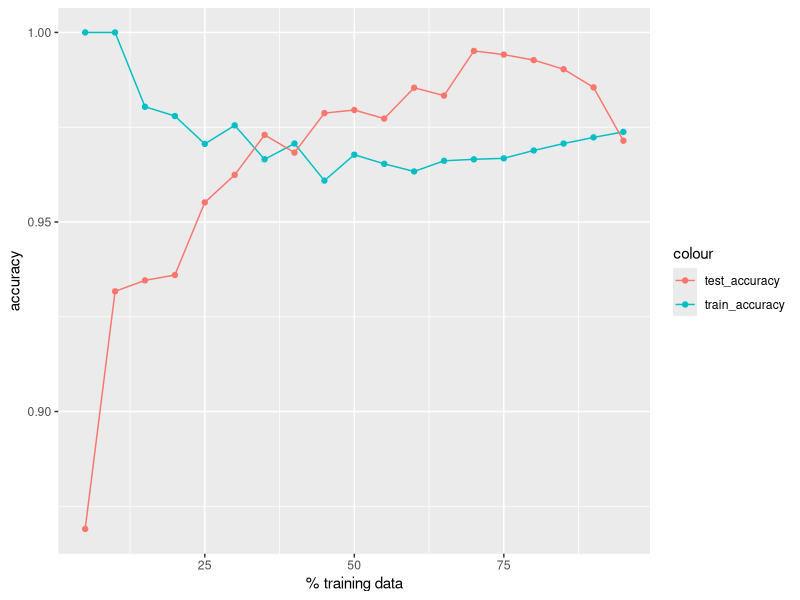
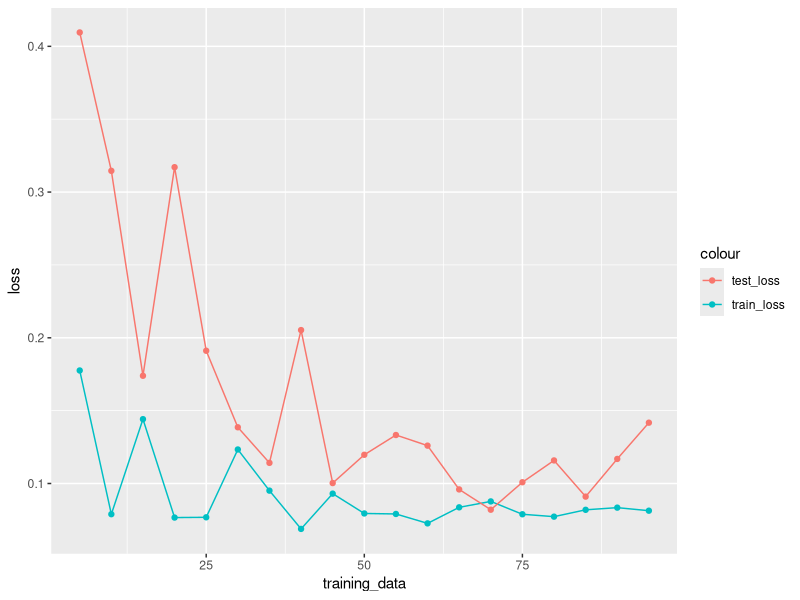

These figures' R source, in order:
## ---- chunk 1
knitr::opts_chunk$set(echo = TRUE)

library(mlbench)
data(BreastCancer)
library(ggplot2)
## ---- chunk 2

#Listing 2

# this function takes a data_frame and return the feauture matrix

get.feature.matrix = function(data, features){
  data[,"constant"] = 1
  new_features = c("constant",features)
  temp_s_array= data[,new_features]
  result = data.matrix(temp_s_array)
  return(result)
}

# this function return the label array

label_array = function(data, label){
  temp_data = data[,label]
  result = data.matrix(temp_data)
  return(result)
}

# below function compute the estimated probalility given by the logistic regression formular

estimate_probality = function(feature_matrix, coefficients){
  scores = feature_matrix %*% coefficients
  result = 1 / ( 1 + exp(scores))
  return(result)
}

 
# Below function compute the derivative

feature_derivative = function(errors, feature){
  result = errors %*% feature
  return(result)
}

# Below function implements gradient descent for estimating coeficients of logistic regression model

logistic_regression  = function(feature_matrix, target,init_coefficients, step_size, max_iter){
  coefficients = init_coefficients
  for ( itr in seq(1:max_iter)){
    predictions = estimate_probality(feature_matrix,coefficients)
    indicator = (target == 1)
    errors = predictions - indicator
    for( j in seq(1:length(coefficients))){
    derivative = feature_derivative(as.vector(errors),feature_matrix[,j])
    
    coefficients[j] = coefficients[j] + step_size * derivative
    }
    
  }
  return(coefficients)
}

# below function compute the prediction

class_prediction = function(feature_matrix, coefficients){
  scores = feature_matrix %*% coefficients
  result = sapply(scores , function(x){if(x < 0) return(1) else return(-1)})
  return(result)
}


# below function calculate the accuracy of my model
compute_accuracy = function(target, result){
  num = sum(target == result)
  temp = num/ length(target)
  return(temp)
}
## ---- chunk 3

#Listing 3.1

asNumeric = function(x) as.numeric(as.character(x))
factorsNumeric = function(d) modifyList(d, lapply(d[, sapply(d, is.factor)],   
                                                   asNumeric))

breast_cancer_data = na.omit(BreastCancer)

breast_cancer_data$Class_1 = sapply(breast_cancer_data[,"Class"],
                                    function(x){if(x=="benign")
                                      return(1) else
                                      return(-1)})

breast_cancer_data$Class = sapply(breast_cancer_data[,"Class"],
                                  function(x){if(x=="benign") 
                                    return(1) else return(0)})

breast_cancer_data = factorsNumeric(breast_cancer_data)

n_row = nrow(breast_cancer_data)

random_perm = sample(n_row,n_row)
first_index = random_perm[1:floor(n_row*0.7)]
second_index = random_perm[(floor(n_row * 0.7)+1):n_row]
train_data = breast_cancer_data[first_index,]
test_data = breast_cancer_data[second_index,]

train_data = factorsNumeric(train_data)
test_data = factorsNumeric(test_data)


features = setdiff(names(breast_cancer_data),c("Id","Class","Class_1"))
feature_matrix = get.feature.matrix(train_data,features)
target_1 = label_array(train_data,"Class_1")

initial_weight = rep(0,10)
step_size =  0.001
max_iter = 300

weight = logistic_regression(feature_matrix,target_1,
                             initial_weight,step_size,max_iter)


my_prediction = class_prediction(feature_matrix,weight)

 accuracy = compute_accuracy(as.vector(target_1),my_prediction)
 cat("Train Accuracy:",accuracy)
 test_feature_matrix = get.feature.matrix(test_data,features)
 test_prediction = class_prediction(test_feature_matrix,weight)
 test_target_label = label_array(test_data,"Class_1")
 test_accuracy = compute_accuracy(as.vector(test_target_label)
                                  ,test_prediction)
 
 cat("Test Accuracy:", test_accuracy)
 
 
 model = glm(Class~Cl.thickness+Cell.size+Cell.shape+Marg.adhesion
             +Epith.c.size+Bare.nuclei+Bl.cromatin+Normal.nucleoli
             +Mitoses,data=train_data,family=binomial(logit)
             ,start=initial_weight, control=list(maxit=300))

train_accuracy_glm = predict(model, newdata = train_data)
train_accuracy_glm = ifelse(train_accuracy_glm > 0.5,1,0)
misClasificError = mean( train_accuracy_glm != train_data$Class)
cat("train_accuracy_glm:", 1-misClasificError)


test_accuracy_glm = predict(model, newdata = test_data)
test_accuracy_glm = ifelse(test_accuracy_glm > 0.5,1,0)
misClasificError = mean( test_accuracy_glm != test_data$Class)
cat("test_accuracy_glm:", 1-misClasificError)

## ---- chunk 4
 
# Listing 3.2

 test_accuracy = rep(0,10)
 train_accuracy = rep(0,10) 
 test_accuracy_glm=rep(0,10)
 train_accuracy_glm = rep(0,10)
 
 for(num in seq(1:10)){
   
   random_perm = sample(n_row,n_row)
  first_index = random_perm[1:floor(n_row*0.7)]
  second_index = random_perm[(floor(n_row * 0.7)+1):n_row]
  train_data = factorsNumeric(breast_cancer_data[first_index,])
  test_data = factorsNumeric(breast_cancer_data[second_index,])
  features = setdiff(names(breast_cancer_data),c("Id","Class","Class_1"))
 feature_matrix = get.feature.matrix(train_data,features)
 target_1 = label_array(train_data,"Class_1")
 weight = logistic_regression(feature_matrix,target_1,initial_weight
                              ,step_size,max_iter)

 my_prediction = class_prediction(feature_matrix,weight)

 train_accuracy[num] = compute_accuracy(as.vector(target_1),my_prediction)
 test_feature_matrix = get.feature.matrix(test_data,features)
 test_prediction = class_prediction(test_feature_matrix,weight)
 test_target_label = label_array(test_data,"Class_1")
 test_accuracy[num] = compute_accuracy(as.vector(test_target_label),
                                       test_prediction)
 model2 = glm(Class~Cl.thickness+Cell.size+Cell.shape+Marg.adhesion
              +Epith.c.size+Bare.nuclei+Bl.cromatin
              +Normal.nucleoli+Mitoses,data=train_data,start = initial_weight,
              family=binomial(logit),control = list(maxit = max_iter))
 train_glm = predict(model2, newdata = train_data)
train_glm = ifelse(train_glm > 0.5,1,0)
misClasificError = mean( train_glm != train_data$Class) 
train_accuracy_glm[num] = 1-misClasificError

test_glm = predict(model2, newdata = test_data)
test_glm = ifelse(test_glm > 0.5,1,0)
misClasificError = mean( test_glm != test_data$Class)
test_accuracy_glm[num]= 1-misClasificError
   
 }
 cat("Average accuracy on test data:", mean(test_accuracy))
 cat("Average accuracy on train data:", mean(train_accuracy))
 cat("Average accuracy on test data using glm:", mean(test_accuracy_glm))
 cat("Average accuracy on train data using glm :", mean(train_accuracy_glm))
## ---- chunk 5
#Listing 3.3

  random_perm = sample(n_row,n_row)
  first_index = random_perm[1:floor(n_row*0.7)]
  second_index = random_perm[(floor(n_row * 0.7)+1):n_row]
  train_data = factorsNumeric(breast_cancer_data[first_index,])
  test_data = factorsNumeric(breast_cancer_data[second_index,])
  
  df <- data.frame(matrix(ncol = 1, nrow = 10))
 
 for(num in seq(1:10)){
   initial_weight = runif(10)
   random_perm = sample(n_row,n_row)
  features = setdiff(names(breast_cancer_data),c("Id","Class","Class_1"))
 feature_matrix = get.feature.matrix(train_data,features)
 target_1 = label_array(train_data,"Class_1")
 weight = logistic_regression(feature_matrix,target_1,
                              initial_weight,step_size,max_iter)
 colname = paste("iter",num)
 df[,colname] = as.vector(weight)
 my_prediction = class_prediction(feature_matrix,weight)

 train_accuracy[num] = compute_accuracy(as.vector(target_1),my_prediction)
 test_feature_matrix = get.feature.matrix(test_data,features)
 test_prediction = class_prediction(test_feature_matrix,weight)
 test_target_label = label_array(test_data,"Class_1")
 test_accuracy[num] = compute_accuracy(as.vector(test_target_label),
                                       test_prediction)
 
model3 = glm(Class~Cl.thickness+Cell.size+Cell.shape
             +Marg.adhesion+Epith.c.size+Bare.nuclei
             +Bl.cromatin+Normal.nucleoli+Mitoses
            ,data=train_data,start = initial_weight,
            family=binomial(link="logit"),control = list(maxit = max_iter))
 train_glm = predict(model3, newdata = train_data)
train_glm = ifelse(train_glm > 0.5,1,0)
misClasificError = mean( train_glm != train_data$Class) 
train_accuracy_glm[num] = 1-misClasificError

test_glm = predict(model3, newdata = test_data)
test_glm = ifelse(test_glm > 0.5,1,0)
misClasificError = mean( test_glm != test_data$Class)
test_accuracy_glm[num]= 1-misClasificError
 
   
 }
 
 cat("Average accuracy on test data:", mean(test_accuracy))
 cat("Average accuracy on train data:", mean(train_accuracy))
 
 cat("Average accuracy on test data using glm:", mean(test_accuracy_glm))
 cat("Average accuracy on train data using glm :", mean(train_accuracy_glm))
 
 df$matrix.ncol...1..nrow...10.= NULL
 
## ---- chunk 6
print(df)
## ---- chunk 7
#Listing 3.3

max_iteration = c(25,50,100,200,300,400,500,600,700,800,900,1000)
train_accuracy = rep(0,10)
test_accuracy = rep(0,10)
initial_weight = rep(0,10)
train_accuracy_glm = rep(0,10)
test_accuracy_glm = rep(0,10)
step_size = 0.01
max_test_accuracy = -99999
max_test_accuracy_glm = -99999
best_iteration = 0
best_iteration_glm = 0


 for (i in seq(1:length(max_iteration))) {
weight = logistic_regression(feature_matrix,target_1,initial_weight,
                             step_size,max_iteration[i])

 my_prediction = class_prediction(feature_matrix,weight)

 train_accuracy[i] = compute_accuracy(as.vector(target_1),my_prediction)
 test_feature_matrix = get.feature.matrix(test_data,features)
 test_prediction = class_prediction(test_feature_matrix,weight)
 test_target_label = label_array(test_data,"Class_1")
 test_accuracy[i] = compute_accuracy(as.vector(test_target_label),
                                     test_prediction)
 if( test_accuracy[i] > max_test_accuracy){
   max_test_accuracy = test_accuracy[i]
   best_iteration = max_iteration[i]
 }
 model4 = glm(Class~Cl.thickness+Cell.size+Cell.shape+
                Marg.adhesion+Epith.c.size+Bare.nuclei+
                Bl.cromatin+Normal.nucleoli+
                Mitoses,data=train_data,family=binomial(link="logit")
              ,control = list(maxit = max_iteration[i]))
 train_glm = predict(model4, newdata = train_data)
train_glm = ifelse(train_glm > 0.5,1,0)
misClasificError = mean( train_glm != train_data$Class) 
train_accuracy_glm[i] = 1-misClasificError

test_glm = predict(model4, newdata = test_data)
test_glm = ifelse(test_glm > 0.5,1,0)
misClasificError = mean( test_glm != test_data$Class)
test_accuracy_glm[i]= 1-misClasificError

if (test_accuracy_glm[i] > max_test_accuracy){
  max_test_accuracy_glm = test_accuracy_glm[i]
  best_iteration_glm = max_iteration[i]
  
}
 }

 
cat("Average accuracy on test data:", mean(test_accuracy))
cat("Average accuracy on train data:", mean(train_accuracy))
cat("Average accuracy on test data using glm:", mean(test_accuracy_glm))
cat("Average accuracy on train data using glm :", mean(train_accuracy_glm))
cat("maximum test accuracy",max_test_accuracy)
cat("best number of iteration",best_iteration)
cat("maximum test accuracy for glm",max_test_accuracy_glm)
cat("best number of iteration glm",best_iteration_glm)

## ---- chunk 8

# Listing 5.1
train_set = seq(5,95, by=5)

accuracy.test.data = rep(0,19)
accuracy.on.train.data = rep(0,19)
train_accuracy = rep(0,10)
test_accuracy= rep(0,10)
max_iter = 500
step_size = 0.001

for (num in seq(1:19)){
  for(i in seq(1:10)){
    local_var = train_set[num]
    local_var = local_var/100
    set.seed(103)
  random_perm = sample(n_row,n_row)
  first_index = random_perm[1:floor(n_row*local_var)]
  second_index = random_perm[(floor(n_row * local_var)+1):n_row]
  train_data = breast_cancer_data[first_index,]
  test_data = breast_cancer_data[second_index,]
  model5 = glm(Class~Cl.thickness+Cell.size+Cell.shape+
                Marg.adhesion+Epith.c.size+Bare.nuclei+
                Bl.cromatin+Normal.nucleoli+
                Mitoses,data=train_data,family=binomial(link="logit")
              ,control = list(maxit = max_iter))
 train_glm = predict(model5, newdata = train_data)
 train_glm = ifelse(train_glm > 0.5,1,0)
train_misClasificError = mean( train_glm != train_data$Class) 
train_accuracy[i] = 1-train_misClasificError

test_glm = predict(model5, newdata = test_data)
test_glm = ifelse(test_glm > 0.5,1,0)
test_misClasificError = mean( test_glm != test_data$Class)
test_accuracy[i]= 1-test_misClasificError

  }
  
  accuracy.on.train.data[num] = mean(train_accuracy)
  accuracy.test.data[num] = mean(test_accuracy)
}

result = data.frame(training_data=train_set,
                    accuracy_train_data=accuracy.on.train.data,
                    accuracy_test_data=accuracy.test.data)

ggplot(result,aes(x=training_data)) + geom_line(aes(y=accuracy_train_data,color="train_accuracy")) + geom_line(aes(y=accuracy_test_data,color="test_accuracy")) +
  geom_point(aes(y=accuracy_train_data,color="train_accuracy")) + geom_point(aes(y=accuracy_test_data,color="test_accuracy")) + 
                   ylab("accuracy") +xlab("% training data")





## ---- chunk 9

#Listing 6.1

compute_loss_function =  function(data, weight, output_label){
  indicator = (output_label == 1)
  score = data %*% weight
  ds = -((1-indicator)*score-log(1 + exp(score)))
  return(sum(ds))
  
}


train_set = seq(5,95, by=5)

loss.test.data = rep(0,19)
loss.on.train.data = rep(0,19)
train_loss_glm = rep(0,10)
test_loss_glm = rep(0,10)
initial_weight = rep(0,10)

for (num in seq(1:19)){
    local_var = train_set[num]
    local_var = local_var/100
  random_perm = sample(n_row,n_row)
  first_index = random_perm[1:floor(n_row*local_var)]
  second_index = random_perm[(floor(n_row * local_var)+1):n_row]
  train_data = breast_cancer_data[first_index,]
  test_data = breast_cancer_data[second_index,]
train_target = label_array(train_data,"Class")
train_data_matrix = get.feature.matrix(train_data,features)
weight = logistic_regression(train_data_matrix,train_target,
                             initial_weight,0.001,500)

train_loss_glm = compute_loss_function(train_data_matrix,
                                          weight,train_target)
test_data_matrix = get.feature.matrix(test_data,features)
test_target = label_array(test_data,"Class")
test_loss_glm = compute_loss_function(test_data_matrix, 
                                         weight,test_target)
  
  loss.on.train.data[num] = mean(train_loss_glm)/nrow(train_data)
  loss.test.data[num] = mean(test_loss_glm)/nrow(test_data)
}

loss_function_result = data.frame(training_data=train_set,
                                  loss_train_data=loss.on.train.data,
                                  loss_test_data=loss.test.data)


ggplot(loss_function_result,aes(x=training_data)) + geom_point(aes(y=loss_train_data,color="train_loss")) + geom_point(aes(y=loss_test_data,color="test_loss")) + geom_line(aes(y=loss_train_data,color="train_loss")) + geom_line(aes(y=loss_test_data,color="test_loss")) + ylab("loss")

